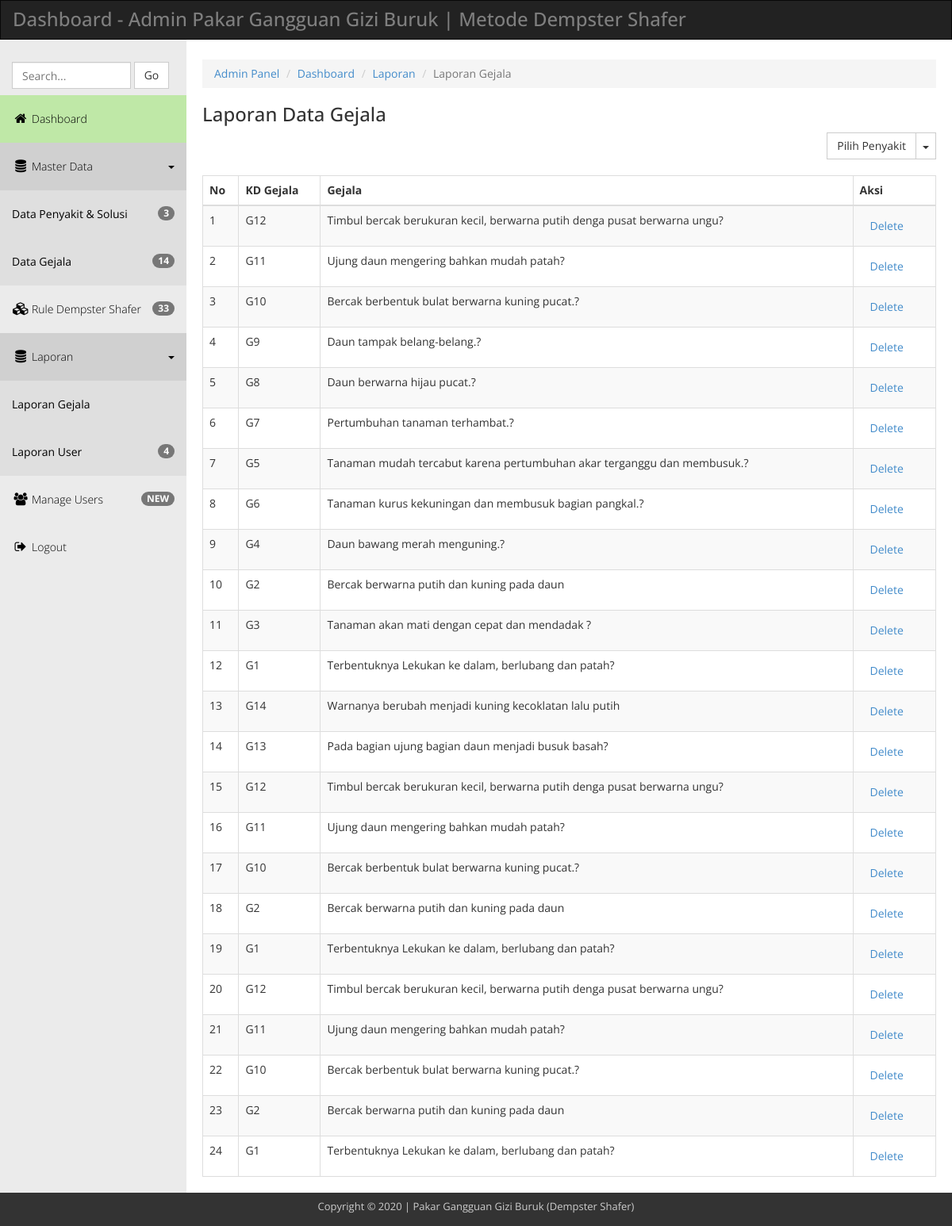
The page /modul/diagnosa/admin/lapgejala.php on the database its author committed.
### tables this page shows
CREATE TABLE `tb_rules` (
  `id_problem` int(11) DEFAULT NULL,
  `id_evidence` int(11) DEFAULT NULL,
  `cf` float DEFAULT NULL
);

CREATE TABLE `tb_gejala` (
  `id` int(11) NOT NULL,
  `kdgejala` varchar(3) DEFAULT NULL,
  `gejala` text DEFAULT NULL
);

### modul/diagnosa/admin/lapgejala.php (the view, shortened to what this page needs)
<!DOCTYPE html>
<head>
  <link rel="stylesheet" href="css/templatemo_main.css">
</head>
<body>
  <div class="navbar navbar-inverse" role="navigation">
      <div class="navbar-header">
        <div class="logo"><h1>Dashboard - Admin Pakar Gangguan Gizi Buruk | Metode Dempster Shafer</h1></div>
      </div>
    </div>
    <div class="template-page-wrapper">
      <div class="navbar-collapse collapse templatemo-sidebar">
        <ul class="templatemo-sidebar-menu">
          <li>
            <form class="navbar-form">
              <input type="text" class="form-control" id="templatemo_search_box" placeholder="Search...">
              <span class="btn btn-default">Go</span>
            </form>
          </li>
          <li class="active"><a href="index.php"><i class="fa fa-home"></i>Dashboard</a></li>
          <li class="sub open">
            <a href="javascript:;">
              <i class="fa fa-database"></i>Master Data <div class="pull-right"><span class="caret"></span></div>
            </a>
            <ul class="templatemo-submenu">
              <li><a href="penyakit.php"><span class="badge pull-right"><?php include "koneksi.php"; $queryNP=mysqli_query($koneksi,"SELECT * FROM tb_penyakit"); $numNP=mysqli_num_rows($queryNP); echo $numNP;?></span>Data Penyakit & Solusi</a></li>
              <li><a href="gejala.php"><span class="badge pull-right"><?php $queryNP=mysqli_query($koneksi,"SELECT * FROM tb_gejala ORDER BY id ASC"); $numNP=mysqli_num_rows($queryNP); echo $numNP;?></span>Data Gejala</a></li>
            </ul>
          </li>
          <li><a href="basis_pengetahuan.php"><i class="fa fa-cubes"></i><span class="badge pull-right"><?php $queryNR=mysqli_query($koneksi,"SELECT * FROM tb_rules"); $numNR=mysqli_num_rows($queryNR); echo $numNR;?></span>Rule Dempster Shafer</a></li>
          <li class="sub open">
            <a href="javascript:;">
              <i class="fa fa-database"></i>Laporan<div class="pull-right"><span class="caret"></span></div>
            </a>
            <ul class="templatemo-submenu">
              <li><a href="lapgejala.php">Laporan Gejala</a></li>
              <li><a href="lapuser.php"><span class="badge pull-right"><?php $queryNP3=mysqli_query($koneksi,"SELECT * FROM tbpasien"); $numNP3=mysqli_num_rows($queryNP3); echo $numNP3;?></span>Laporan User</a></li>
            </ul>
          </li>
          <li><a href="manage_user.php"><i class="fa fa-users"></i><span class="badge pull-right">NEW</span>Manage Users</a></li>
          <li><a href="javascript:;" data-toggle="modal" data-target="#confirmModal"><i class="fa fa-sign-out"></i>Logout</a></li>
        </ul>
      </div>
      <div class="templatemo-content-wrapper">
        <div class="templatemo-content">
          <ol class="breadcrumb">
            <li><a href="index.php">Admin Panel</a></li>
            <li><a href="#">Dashboard</a></li>
            <li><a href="#">Laporan</a></li>
            <li class="active">Laporan Gejala</li>
          </ol>
          <h1>Laporan Data Gejala</h1>
                   <div class="row">
            <div class="col-md-12">
              <div class="btn-group pull-right" id="templatemo_sort_btn">
                <button type="button" class="btn btn-default">Pilih Penyakit</button>
                <button type="button" class="btn btn-default dropdown-toggle" data-toggle="dropdown">
                  <span class="caret"></span>
                </button>
              </div>
              <div class="table-responsive">
                <table class="table table-striped table-hover table-bordered">
                  <thead>
                    <tr>
                      <th>No</th>
                      <th>KD Gejala</th>
                      <th>Gejala</th>
                      <th>Aksi</th>
                    </tr>
                  </thead>
                  <tbody>
                    <?php
					if(isset($_GET['data'])){
	$kdsakit=$_GET['data'];
	$sql = "SELECT * FROM tb_rules,tb_gejala WHERE tb_rules.id_problem='$kdsakit' AND tb_gejala.id=tb_rules.id_evidence ";
	}else { $sql = "SELECT * FROM tb_rules,tb_gejala WHERE tb_gejala.id=tb_rules.id_evidence ";}
	$qry = mysqli_query($koneksi,$sql) or die ("SQL Error".mysqli_error());
	$no=0;
	while ($data = mysqli_fetch_array ($qry)) {
	$no++;
   ?>
                    <tr>
                      <td><?php echo $no;?></td>
                      <td><?php echo $data['kdgejala'];?></td>
                      <td><?php echo $data['gejala'];?></td>
                      <td><a href="javascript:;" data-toggle="modal" data-target="#confirmModal2" class="btn btn-link">Delete</a>
                      </td>
                    </tr><?php }?>
                  </tbody>
                </table>
              </div>
            </div>
          </div>
        </div>
      </div>
      <footer class="templatemo-footer">
        <div class="templatemo-copyright">
           <p>Copyright &copy; 2020 | Pakar Gangguan Gizi Buruk (Dempster Shafer)</p>
        </div>
      </footer>
    </div>
</body>
</html>

### modul/diagnosa/admin/css/templatemo_main.css (style rules this page uses)
* { font-family: 'Open Sans', sans-serif; }
body { background-color: rgb(235,235,235); }
h1 { font-size: 24px; }
.logo { display: inline-block; }
.logo h1 { font-size: 24px; margin: 10px 15px; }
.templatemo-content-wrapper { float: left; width: 100%; }
.templatemo-content { margin-left: 235px; margin-top: 0px; min-height: 600px; padding: 25px 20px 0 20px; background-color: white; overflow-x: hidden; }
.templatemo-footer { clear: both; font-size: 13px; padding: 8px 0 5px 0; text-align: center; color: #ccc; background-color: #333; }
#templatemo_search_box { width: 150px; display: inline-block; }
.navbar { margin-bottom: 0; border-radius: 0; }
.navbar-header { color: rgb(127,127,127); }
.templatemo-sidebar { padding: 0; margin-top: 20px; }
.templatemo-sidebar .templatemo-sidebar-menu { list-style: none; margin: 0; padding: 0; }
.templatemo-sidebar .templatemo-sidebar-menu > li { display: block; margin: 0; padding: 0; border: 0px; }
.templatemo-sidebar .templatemo-sidebar-menu > li > a { display: block; position: relative; margin: 0; border: 0px; padding: 20px 15px; text-decoration: none; font-size: 14px; font-weight: 300; }
.templatemo-sidebar-menu a { color: black; }
.templatemo-sidebar-menu li.sub .templatemo-submenu { display: none; }
.templatemo-sidebar-menu li.sub.open .templatemo-submenu { display: block; }
.templatemo-submenu { padding-left: 0; }
.templatemo-submenu li { list-style: none; background-color: #DFDFDF; }
.templatemo-submenu li a { display: block; padding: 20px 15px; margin: 0; }
.templatemo-sidebar-menu > li.sub.open > a { background-color: rgba(145,145,145,0.3); }
.templatemo-sidebar .templatemo-sidebar-menu >li.active, .templatemo-sidebar .templatemo-sidebar-menu>li>a:hover { background-color: rgb(191, 232, 167); }
.templatemo-sidebar .templatemo-sidebar-menu > li > a > i { font-size: 16px; top: 2px; margin-top: 1px; margin-left: 1px; margin-right: 4px; display: inline-block; width: 1.25em; text-align: center; }
#templatemo_sort_btn { margin-bottom: 20px; }
.nav-pills>li>a, .nav-tabs>li>a, .alert, .progress, .panel, .btn, .panel-group .panel, .form-control, .modal-content, .breadcrumb { border-radius: 0; }
@media screen and (min-width: 992px) { .templatemo-sidebar { width: 235px; float: left; position: relative; margin-right: -100%; } }

### rows shown on the page
tb_rules: tb_gejala.kdgejala "G12", tb_gejala.gejala "Timbul bercak berukuran kecil, berwarna putih denga pusat berwarna ungu?"
tb_rules: tb_gejala.kdgejala "G11", tb_gejala.gejala "Ujung daun mengering bahkan mudah patah?"
tb_rules: tb_gejala.kdgejala "G10", tb_gejala.gejala "Bercak berbentuk bulat berwarna kuning pucat.?"
tb_rules: tb_gejala.kdgejala "G9", tb_gejala.gejala "Daun tampak belang-belang.?"
tb_rules: tb_gejala.kdgejala "G8", tb_gejala.gejala "Daun berwarna hijau pucat.?"
tb_rules: tb_gejala.kdgejala "G7", tb_gejala.gejala "Pertumbuhan tanaman terhambat.?"
tb_rules: tb_gejala.kdgejala "G5", tb_gejala.gejala "Tanaman mudah tercabut karena pertumbuhan akar terganggu dan membusuk.?"
tb_rules: tb_gejala.kdgejala "G6", tb_gejala.gejala "Tanaman kurus kekuningan dan membusuk bagian pangkal.?"
tb_rules: tb_gejala.kdgejala "G4", tb_gejala.gejala "Daun bawang merah menguning.?"
tb_rules: tb_gejala.kdgejala "G2", tb_gejala.gejala "Bercak berwarna putih dan kuning pada daun"
tb_rules: tb_gejala.kdgejala "G3", tb_gejala.gejala "Tanaman akan mati dengan cepat dan mendadak ?"
tb_rules: tb_gejala.kdgejala "G1", tb_gejala.gejala "Terbentuknya Lekukan ke dalam, berlubang dan patah?"
tb_rules: tb_gejala.kdgejala "G14", tb_gejala.gejala "Warnanya berubah menjadi kuning kecoklatan lalu putih"
tb_rules: tb_gejala.kdgejala "G13", tb_gejala.gejala "Pada bagian ujung bagian daun menjadi busuk basah?"
tb_rules: tb_gejala.kdgejala "G12", tb_gejala.gejala "Timbul bercak berukuran kecil, berwarna putih denga pusat berwarna ungu?"
tb_rules: tb_gejala.kdgejala "G11", tb_gejala.gejala "Ujung daun mengering bahkan mudah patah?"
tb_rules: tb_gejala.kdgejala "G10", tb_gejala.gejala "Bercak berbentuk bulat berwarna kuning pucat.?"
tb_rules: tb_gejala.kdgejala "G2", tb_gejala.gejala "Bercak berwarna putih dan kuning pada daun"
tb_rules: tb_gejala.kdgejala "G1", tb_gejala.gejala "Terbentuknya Lekukan ke dalam, berlubang dan patah?"
tb_rules: tb_gejala.kdgejala "G12", tb_gejala.gejala "Timbul bercak berukuran kecil, berwarna putih denga pusat berwarna ungu?"
tb_rules: tb_gejala.kdgejala "G11", tb_gejala.gejala "Ujung daun mengering bahkan mudah patah?"
tb_rules: tb_gejala.kdgejala "G10", tb_gejala.gejala "Bercak berbentuk bulat berwarna kuning pucat.?"
tb_rules: tb_gejala.kdgejala "G2", tb_gejala.gejala "Bercak berwarna putih dan kuning pada daun"
tb_rules: tb_gejala.kdgejala "G1", tb_gejala.gejala "Terbentuknya Lekukan ke dalam, berlubang dan patah?"

### other values the page prints
$numNP "3"
$numNP "14"
$numNR "33"
$numNP3 "4"
